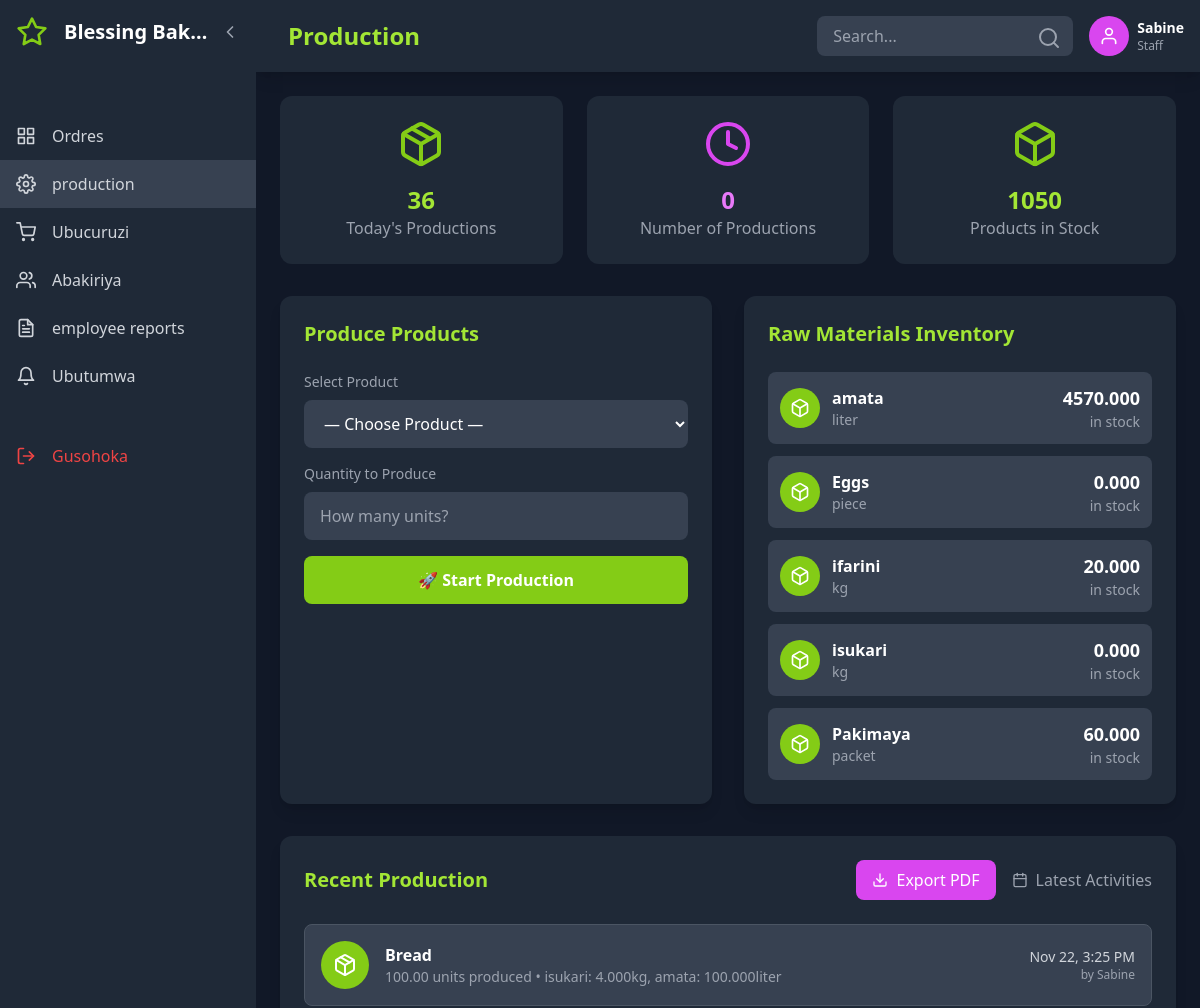
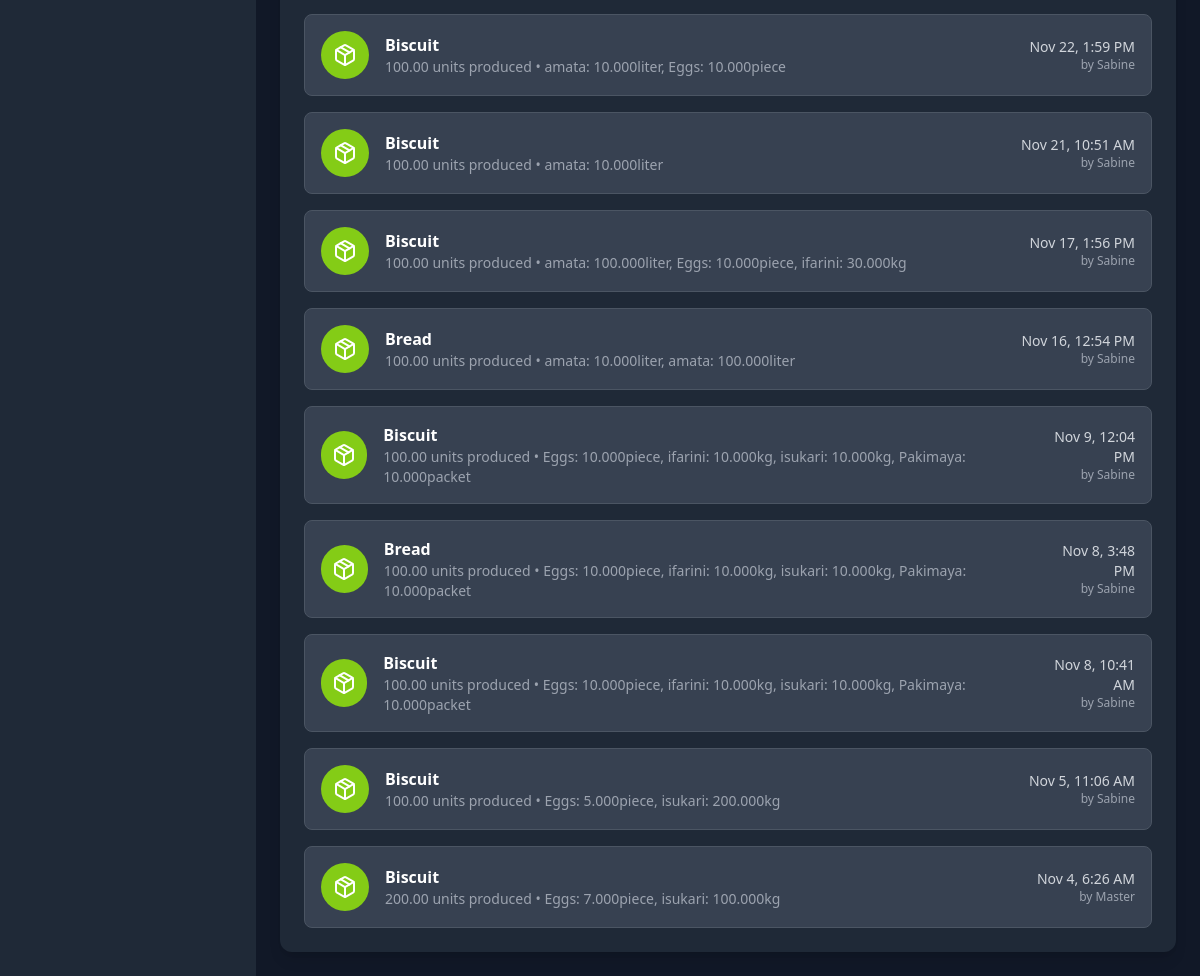
The app's page /?page=production (signed in) with its own data (2 pictures, top to bottom).
### tables this page shows
CREATE TABLE `system_settings` (
  `id` int(11) NOT NULL,
  `business_name` varchar(255) DEFAULT 'Bakery Management System',
  `currency` varchar(10) DEFAULT 'Frw',
  `timezone` varchar(50) DEFAULT 'Africa/Kigali',
  `date_format` varchar(20) DEFAULT 'Y-m-d',
  `low_stock_threshold` int(11) DEFAULT 10,
  `updated_at` datetime DEFAULT current_timestamp() ON UPDATE current_timestamp()
);

CREATE TABLE `raw_materials` (
  `id` int(11) NOT NULL,
  `name` varchar(150) NOT NULL,
  `unit` varchar(20) DEFAULT NULL,
  `category` varchar(100) DEFAULT NULL,
  `unit_cost` decimal(10,4) DEFAULT 0.0000,
  `stock_quantity` decimal(12,3) DEFAULT 0.000,
  `low_threshold` decimal(12,3) DEFAULT 0.000,
  `supplier_id` int(11) DEFAULT NULL,
  `last_purchase_date` datetime DEFAULT NULL,
  `created_at` datetime DEFAULT current_timestamp()
);

CREATE TABLE `production` (
  `id` int(11) NOT NULL,
  `product_id` int(11) NOT NULL,
  `quantity_produced` decimal(10,2) NOT NULL,
  `raw_materials_used` text NOT NULL,
  `created_by` int(11) DEFAULT NULL,
  `created_at` timestamp NOT NULL DEFAULT current_timestamp()
);

CREATE TABLE `products` (
  `id` int(11) NOT NULL,
  `name` varchar(150) NOT NULL,
  `sku` varchar(80) DEFAULT NULL,
  `price` decimal(10,2) DEFAULT 0.00,
  `unit` varchar(20) DEFAULT NULL,
  `created_at` datetime DEFAULT current_timestamp(),
  `stock` int(11) NOT NULL DEFAULT 0
);

CREATE TABLE `users` (
  `id` int(11) NOT NULL,
  `username` varchar(50) NOT NULL,
  `email` varchar(150) DEFAULT NULL,
  `phone` varchar(20) DEFAULT NULL,
  `password` varchar(255) NOT NULL,
  `role` enum('admin','manager','staff') DEFAULT 'staff',
  `created_at` datetime DEFAULT current_timestamp()
);

### app/views/production.php (the view, shortened to what the rows shown need)
<div class="grid grid-cols-1 lg:grid-cols-2 gap-8 mb-8">
    <div class="bg-gray-800 rounded-xl p-6 shadow-lg">
        <div class="space-y-3">
            <?php foreach ($raw_materials as $material): ?>
                <div class="flex justify-between items-center p-3 bg-gray-700 rounded-lg">
                    <div class="flex items-center space-x-3">
                        <div class="w-10 h-10 bg-lime-500 rounded-full flex items-center justify-center">
                            <i data-feather="box" class="w-5 h-5 text-white"></i>
                        </div>
                        <div>
                            <p class="text-white font-semibold"><?= htmlspecialchars($material['name']) ?></p>
                            <p class="text-gray-400 text-sm"><?= htmlspecialchars($material['unit']) ?></p>
                        </div>
                    </div>
                    <div class="text-right">
                        <p class="text-white font-bold text-lg"><?= htmlspecialchars($material['stock_quantity']) ?></p>
                        <p class="text-gray-400 text-sm">in stock</p>
                    </div>
                </div>
            <?php endforeach; ?>
        </div>
    </div>
</div>
<div class="bg-gray-800 rounded-xl p-6 shadow-lg">
    <?php if (!empty($recent_production)): ?>
        <div class="space-y-4">
            <?php foreach ($recent_production as $production): ?>
                <div class="flex items-center justify-between p-4 bg-gray-700 rounded-lg border border-gray-600">
                    <div class="flex items-center space-x-4">
                        <div class="w-12 h-12 bg-lime-500 rounded-full flex items-center justify-center">
                            <i data-feather="package" class="w-6 h-6 text-white"></i>
                        </div>
                        <div>
                            <p class="text-white font-semibold"><?= htmlspecialchars($production['product_name']) ?></p>
                            <p class="text-gray-400 text-sm">
                                <?= $production['quantity_produced'] ?> units produced
                                <?php if ($production['raw_materials_used']): ?>
                                    • <?= htmlspecialchars($production['raw_materials_used']) ?>
                                <?php endif; ?>
                            </p>
                        </div>
                    </div>
                    <div class="text-right">
                        <p class="text-gray-300 text-sm"><?= date('M j, g:i A', strtotime($production['created_at'])) ?></p>
                        <p class="text-gray-400 text-xs">by <?= htmlspecialchars($production['username'] ?? 'System') ?></p>
                    </div>
                </div>
            <?php endforeach; ?>
        </div>
    <?php endif; ?>
</div>

### app/views/header.php (shortened to what the rows shown need)
<?php
    $user = $_SESSION['user_id'] ?? null;
    $user_role = $_SESSION['role'] ?? 'employee';
    $user_name = $_SESSION['username'] ?? 'User';
    $current_page = $_GET['page'] ?? 'dashboard';
    $theme = $_SESSION['theme'] ?? 'dark';
    $language = $_SESSION['language'] ?? 'en';
if ($user):
?>
<!DOCTYPE html>
<html lang="<?= htmlspecialchars($language) ?>" class="<?= $theme === 'dark' ? 'dark' : '' ?>">
<head>
    <script src="https://cdn.tailwindcss.com"></script>
</head>
<body class="<?= $theme === 'dark' ? 'bg-gray-900 text-white' : 'bg-gray-100 text-gray-900' ?> min-h-screen flex">
    <div id="sidebar" class="sidebar sidebar-expanded bg-gray-800 fixed h-full overflow-hidden z-50">
        <div class="p-4 flex items-center justify-between">
            <div class="flex items-center min-w-0">
                <i data-feather="star" class="text-lime-500 w-8 h-8 flex-shrink-0"></i>
                <span class="logo-text ml-4 text-xl font-bold truncate"><?php echo $conn->query("SELECT business_name FROM system_settings LIMIT 1")->fetchColumn(); ?></span>
            </div>
            <button id="sidebarToggle" class="text-gray-400 hover:text-white ml-2 flex-shrink-0">
                <i data-feather="chevron-left" class="w-5 h-5 sidebar-toggle-icon"></i>
            </button>
        </div>
        <nav class="mt-8">
            <?php if ($user_role === 'admin'): ?>
                <div class="px-4 py-2 text-xs font-semibold text-lime-400 uppercase tracking-wider">
                    <span class="nav-item-text"><?= t('dashboard') ?></span>
                </div>
                <a href="?page=dashboard" class="nav-item flex items-center px-4 py-3 text-gray-300 hover:bg-gray-700 hover:text-lime-400 transition-colors <?= $current_page === 'dashboard' ? 'bg-gray-700 text-lime-400' : '' ?>">
                    <i data-feather="pie-chart" class="w-5 h-5 flex-shrink-0"></i>
                    <span class="nav-item-text ml-4 truncate"><?= t('dashboard') ?></span>
                </a>
                <a href="?page=employees" class="nav-item flex items-center px-4 py-3 text-gray-300 hover:bg-gray-700 hover:text-lime-400 transition-colors <?= $current_page === 'employees' ? 'bg-gray-700 text-lime-400' : '' ?>">
                    <i data-feather="users" class="w-5 h-5 flex-shrink-0"></i>
                    <span class="nav-item-text ml-4 truncate"><?= t('employees') ?></span>
                </a>
                <a href="?page=raw_materials" class="nav-item flex items-center px-4 py-3 text-gray-300 hover:bg-gray-700 hover:text-lime-400 transition-colors <?= $current_page === 'raw_materials' ? 'bg-gray-700 text-lime-400' : '' ?>">
                    <i data-feather="box" class="w-5 h-5 flex-shrink-0"></i>
                    <span class="nav-item-text ml-4 truncate"><?= t('raw_materials') ?></span>
                </a>
                <a href="?page=products" class="nav-item flex items-center px-4 py-3 text-gray-300 hover:bg-gray-700 hover:text-lime-400 transition-colors <?= $current_page === 'products' ? 'bg-gray-700 text-lime-400' : '' ?>">
                    <i data-feather="package" class="w-5 h-5 flex-shrink-0"></i>
                    <span class="nav-item-text ml-4 truncate"><?= t('products') ?></span>
                </a>
                <a href="?page=product_boards" class="nav-item flex items-center px-4 py-3 text-gray-300 hover:bg-gray-700 hover:text-lime-400 transition-colors <?= $current_page === 'product_boards' ? 'bg-gray-700 text-lime-400' : '' ?>">
                    <i data-feather="grid" class="w-5 h-5 flex-shrink-0"></i>
                    <span class="nav-item-text ml-4 truncate"><?= t('product_boards') ?></span>
                </a>
                <a href="?page=suppliers" class="nav-item flex items-center px-4 py-3 text-gray-300 hover:bg-gray-700 hover:text-fuchsia-400 transition-colors <?= $current_page === 'sales' ? 'bg-gray-700 text-fuchsia-400' : '' ?>">
                    <i data-feather="shopping-cart" class="w-5 h-5 flex-shrink-0"></i>
                    <span class="nav-item-text ml-4 truncate"><?= t('sales') ?></span>
                <a href="?page=schedules" class="nav-item flex items-center px-4 py-3 text-gray-300 hover:bg-gray-700 hover:text-lime-400 transition-colors <?= $current_page === 'schedules' ? 'bg-gray-700 text-lime-400' : '' ?>">
                    <i data-feather="calendar" class="w-5 h-5 flex-shrink-0"></i>
                    <span class="nav-item-text ml-4 truncate"><?= t('schedules') ?></span>
                </a>
                <a href="?page=customers" class="nav-item flex items-center px-4 py-3 text-gray-300 hover:bg-gray-700 hover:text-lime-400 transition-colors <?= $current_page === 'customers' ? 'bg-gray-700 text-lime-400' : '' ?>">
                    <i data-feather="users" class="w-5 h-5 flex-shrink-0"></i>
                    <span class="nav-item-text ml-4 truncate"><?= t('customers') ?></span>
                </a>
                <a href="?page=admin_reports" class="nav-item flex items-center px-4 py-3 text-gray-300 hover:bg-gray-700 hover:text-lime-400 transition-colors <?= $current_page === 'admin_reports' ? 'bg-gray-700 text-lime-400' : '' ?>">
                    <i data-feather="file-text" class="w-5 h-5 flex-shrink-0"></i>
                    <span class="nav-item-text ml-4 truncate"><?= t('admin_reports') ?></span>
                </a>
                <a href="?page=notifications" class="nav-item flex items-center px-4 py-3 text-gray-300 hover:bg-gray-700 hover:text-lime-400 transition-colors <?= $current_page === 'notifications' ? 'bg-gray-700 text-lime-400' : '' ?>">
                    <i data-feather="bell" class="w-5 h-5 flex-shrink-0"></i>
                    <span class="nav-item-text ml-4 truncate"><?= t('notifications') ?></span>
                </a>
            <?php else: ?>
                <div class="px-4 py-2 text-xs font-semibold text-fuchsia-400 uppercase tracking-wider">
                </div>
                <a href="?page=product_boards" class="nav-item flex items-center px-4 py-3 text-gray-300 hover:bg-gray-700 hover:text-fuchsia-400 transition-colors <?= $current_page === 'product_boards' ? 'bg-gray-700 text-fuchsia-400' : '' ?>">
                    <i data-feather="grid" class="w-5 h-5 flex-shrink-0"></i>
                    <span class="nav-item-text ml-4 truncate"><?= t('product_boards') ?></span>
                </a>
                <a href="?page=production" class="nav-item flex items-center px-4 py-3 text-gray-300 hover:bg-gray-700 hover:text-fuchsia-400 transition-colors <?= $current_page === 'production' ? 'bg-gray-700 text-fuchsia-400' : '' ?>">
                    <i data-feather="settings" class="w-5 h-5 flex-shrink-0"></i>
                    <span class="nav-item-text ml-4 truncate"><?= t('production') ?></span>
                </a>
                <a href="?page=suppliers" class="nav-item flex items-center px-4 py-3 text-gray-300 hover:bg-gray-700 hover:text-fuchsia-400 transition-colors <?= $current_page === 'sales' ? 'bg-gray-700 text-fuchsia-400' : '' ?>">
                    <i data-feather="shopping-cart" class="w-5 h-5 flex-shrink-0"></i>
                    <span class="nav-item-text ml-4 truncate"><?= t('sales') ?></span>
                </a>
                <a href="?page=customers" class="nav-item flex items-center px-4 py-3 text-gray-300 hover:bg-gray-700 hover:text-fuchsia-400 transition-colors <?= $current_page === 'customers' ? 'bg-gray-700 text-fuchsia-400' : '' ?>">
                    <i data-feather="users" class="w-5 h-5 flex-shrink-0"></i>
                    <span class="nav-item-text ml-4 truncate"><?= t('customers') ?></span>
                </a>
                <a href="?page=employee_reports" class="nav-item flex items-center px-4 py-3 text-gray-300 hover:bg-gray-700 hover:text-fuchsia-400 transition-colors <?= $current_page === 'employee_reports' ? 'bg-gray-700 text-fuchsia-400' : '' ?>">
                    <i data-feather="file-text" class="w-5 h-5 flex-shrink-0"></i>
                    <span class="nav-item-text ml-4 truncate"><?= t('employee reports') ?></span>
                </a>
                <a href="?page=notifications" class="nav-item flex items-center px-4 py-3 text-gray-300 hover:bg-gray-700 hover:text-fuchsia-400 transition-colors <?= $current_page === 'notifications' ? 'bg-gray-700 text-fuchsia-400' : '' ?>">
                    <i data-feather="bell" class="w-5 h-5 flex-shrink-0"></i>
                    <span class="nav-item-text ml-4 truncate"><?= t('notifications') ?></span>
                </a>
            <?php endif; ?>
            <a href="?page=logout" class="nav-item flex items-center px-4 py-3 text-red-500 hover:bg-gray-700 hover:text-red-400 transition-colors mt-8">
                <i data-feather="log-out" class="w-5 h-5 flex-shrink-0"></i>
                <span class="nav-item-text ml-4 truncate"><?= t('logout') ?></span>
            </a>
        </nav>
    </div>
    <div id="mainContent" class="main-content main-expanded flex-1 transition-all duration-300">
        <header class="bg-gray-800 shadow-lg p-4 flex justify-between items-center">
            <div class="flex items-center space-x-4">
                <h1 class="text-2xl font-bold text-lime-400 capitalize"><?= str_replace('_', ' ', $current_page) ?></h1>
            </div>
            <div class="flex items-center space-x-4">
                <div class="relative hidden md:block">
                    <input type="text" placeholder="Search..." class="bg-gray-700 text-white px-4 py-2 rounded-lg focus:outline-none focus:ring-2 focus:ring-lime-500 w-64">
                    <i data-feather="search" class="absolute right-3 top-2.5 text-gray-400"></i>
                </div>
                <div class="flex items-center space-x-2">
                    <a href="?page=settings">
                        <div class="w-10 h-10 <?= $user_role === 'admin' ? 'bg-lime-500' : 'bg-fuchsia-500' ?> rounded-full flex items-center justify-center">
                            <i data-feather="user" class="w-5 h-5 text-white"></i>
                        </div>
                    </a>
                    <div class="hidden sm:block">
                        <p class="text-white font-semibold text-sm"><?= htmlspecialchars($user_name) ?></p>
                        <p class="text-gray-400 text-xs capitalize"><?= htmlspecialchars($user_role) ?></p>
                    </div>
                </div>
            </div>
        </header>
        <main class="p-6">
<?php else: ?>
<?php endif; ?>

### records on screen
system_settings: business_name "Blessing Bak…"
raw_materials: name "amata", unit "liter", stock_quantity "4570.000"
raw_materials: name "Eggs", unit "piece", stock_quantity "0.000"
raw_materials: name "ifarini", unit "kg", stock_quantity "20.000"
raw_materials: name "isukari", unit "kg", stock_quantity "0.000"
raw_materials: name "Pakimaya", unit "packet", stock_quantity "60.000"
production: product.name "Bread", quantity_produced "100.00", raw_materials_used "isukari: 4.000kg, amata: 100.000liter", created_at "Nov 22, 3:25 PM", created_by.username "Sabine"
production: product.name "Biscuit", quantity_produced "100.00", raw_materials_used "amata: 10.000liter, Eggs: 10.000piece", created_at "Nov 22, 1:59 PM", created_by.username "Sabine"
production: product.name "Biscuit", quantity_produced "100.00", raw_materials_used "amata: 10.000liter", created_at "Nov 21, 10:51 AM", created_by.username "Sabine"
production: product.name "Biscuit", quantity_produced "100.00", raw_materials_used "amata: 100.000liter, Eggs: 10.000piece, ifarini: 30.000kg", created_at "Nov 17, 1:56 PM", created_by.username "Sabine"
production: product.name "Bread", quantity_produced "100.00", raw_materials_used "amata: 10.000liter, amata: 100.000liter", created_at "Nov 16, 12:54 PM", created_by.username "Sabine"
production: product.name "Biscuit", quantity_produced "100.00", raw_materials_used "Eggs: 10.000piece, ifarini: 10.000kg, isukari: 10.000kg, Pakimaya: 10.000packet", created_at "Nov 9, 12:04 PM", created_by.username "Sabine"
production: product.name "Bread", quantity_produced "100.00", raw_materials_used "Eggs: 10.000piece, ifarini: 10.000kg, isukari: 10.000kg, Pakimaya: 10.000packet", created_at "Nov 8, 3:48 PM", created_by.username "Sabine"
production: product.name "Biscuit", quantity_produced "100.00", raw_materials_used "Eggs: 10.000piece, ifarini: 10.000kg, isukari: 10.000kg, Pakimaya: 10.000packet", created_at "Nov 8, 10:41 AM", created_by.username "Sabine"
production: product.name "Biscuit", quantity_produced "100.00", raw_materials_used "Eggs: 5.000piece, isukari: 200.000kg", created_at "Nov 5, 11:06 AM", created_by.username "Sabine"
production: product.name "Biscuit", quantity_produced "200.00", raw_materials_used "Eggs: 7.000piece, isukari: 100.000kg", created_at "Nov 4, 6:26 AM", created_by.username "Master"

### other values on screen
t('product_boards') "Ordres"
t('production') "production"
t('sales') "Ubucuruzi"
t('customers') "Abakiriya"
t('employee reports') "employee reports"
t('notifications') "Ubutumwa"
t('logout') "Gusohoka"
str_replace('_', ' ', $current_page) "Production"
$user_name "Sabine"
$user_role "Staff"
$total_production "36"
$today_production "0"
$toal_stock "1050"
